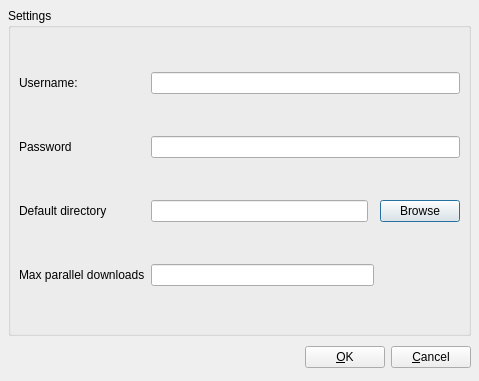
<ui version="4.0" >
 <class>Ui_UserSettings</class>
 <widget class="QDialog" name="Ui_UserSettings" >
  <property name="geometry" >
   <rect>
    <x>0</x>
    <y>0</y>
    <width>479</width>
    <height>381</height>
   </rect>
  </property>
  <property name="windowTitle" >
   <string>User Settings</string>
  </property>
  <property name="sizeGripEnabled" >
   <bool>false</bool>
  </property>
  <property name="modal" >
   <bool>true</bool>
  </property>
  <layout class="QVBoxLayout" >
   <property name="spacing" >
    <number>6</number>
   </property>
   <property name="margin" >
    <number>8</number>
   </property>
   <item>
    <widget class="QGroupBox" name="groupBox" >
     <property name="title" >
      <string>Settings</string>
     </property>
     <layout class="QGridLayout" >
      <property name="margin" >
       <number>8</number>
      </property>
      <property name="spacing" >
       <number>6</number>
      </property>
      <item row="1" column="0" >
       <widget class="QLabel" name="label_4" >
        <property name="text" >
         <string>Password</string>
        </property>
       </widget>
      </item>
      <item row="1" column="1" colspan="3" >
       <widget class="QLineEdit" name="passwordLabel" >
        <property name="focusPolicy" >
         <enum>Qt::StrongFocus</enum>
        </property>
        <property name="inputMask" >
         <string/>
        </property>
       </widget>
      </item>
      <item row="0" column="0" >
       <widget class="QLabel" name="label" >
        <property name="text" >
         <string>Username:</string>
        </property>
       </widget>
      </item>
      <item row="0" column="1" colspan="3" >
       <widget class="QLineEdit" name="UserLabel" />
      </item>
      <item row="2" column="0" >
       <widget class="QLabel" name="label_2" >
        <property name="text" >
         <string>Default directory</string>
        </property>
       </widget>
      </item>
      <item row="2" column="1" >
       <widget class="QLineEdit" name="defaultDirectoryEdit" />
      </item>
      <item row="3" column="0" >
       <widget class="QLabel" name="label_3" >
        <property name="text" >
         <string>Max parallel downloads</string>
        </property>
       </widget>
      </item>
      <item row="3" column="1" colspan="2" >
       <widget class="QLineEdit" name="maxParallelDownloadsEdit" />
      </item>
      <item row="2" column="3" >
       <widget class="QPushButton" name="browseDirectory" >
        <property name="text" >
         <string>Browse</string>
        </property>
       </widget>
      </item>
     </layout>
    </widget>
   </item>
   <item>
    <layout class="QHBoxLayout" >
     <property name="spacing" >
      <number>6</number>
     </property>
     <property name="margin" >
      <number>0</number>
     </property>
     <item>
      <spacer>
       <property name="orientation" >
        <enum>Qt::Horizontal</enum>
       </property>
       <property name="sizeHint" stdset="0" >
        <size>
         <width>131</width>
         <height>31</height>
        </size>
       </property>
      </spacer>
     </item>
     <item>
      <widget class="QPushButton" name="okButton" >
       <property name="enabled" >
        <bool>true</bool>
       </property>
       <property name="text" >
        <string>&amp;OK</string>
       </property>
      </widget>
     </item>
     <item>
      <widget class="QPushButton" name="cancelButton" >
       <property name="text" >
        <string>&amp;Cancel</string>
       </property>
      </widget>
     </item>
    </layout>
   </item>
  </layout>
 </widget>
 <tabstops>
  <tabstop>UserLabel</tabstop>
  <tabstop>passwordLabel</tabstop>
  <tabstop>okButton</tabstop>
  <tabstop>cancelButton</tabstop>
 </tabstops>
 <resources/>
 <connections>
  <connection>
   <sender>cancelButton</sender>
   <signal>clicked()</signal>
   <receiver>Ui_UserSettings</receiver>
   <slot>reject()</slot>
   <hints>
    <hint type="sourcelabel" >
     <x>469</x>
     <y>295</y>
    </hint>
    <hint type="destinationlabel" >
     <x>179</x>
     <y>282</y>
    </hint>
   </hints>
  </connection>
 </connections>
</ui>
